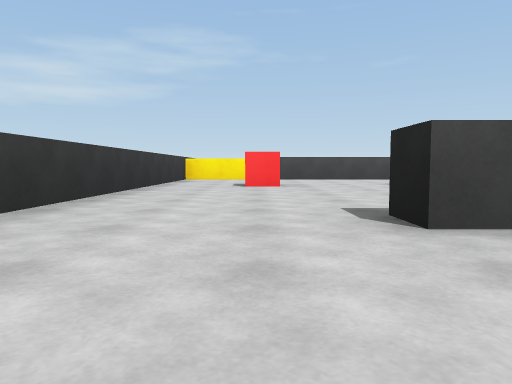
[1] (above)

13 first-person views from a walk through a 3-D level made in the Unity game engine. The camera is 0.58 m above the floor, tilts 4° down and sees 70° across. The floor is counted in squares, 2 m on a side. Each view is taken from the middle of a square. On the plan, view 1 faces up. The plan holds only what a view shows up to about 9 squares ahead; the rest is blank. The place goes on beyond the plan. The player character is not drawn.

[2]
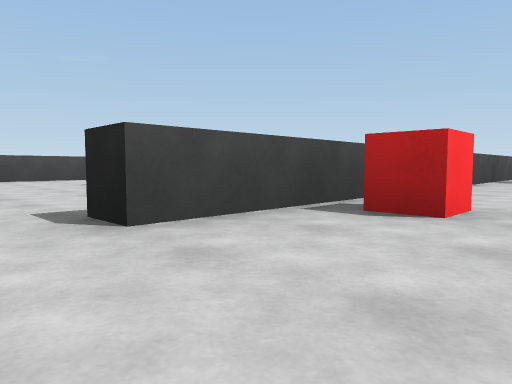

[3]
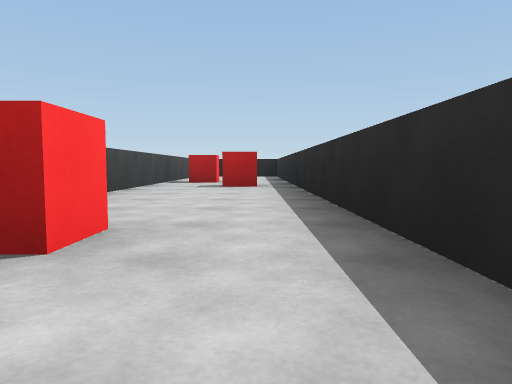

[4]
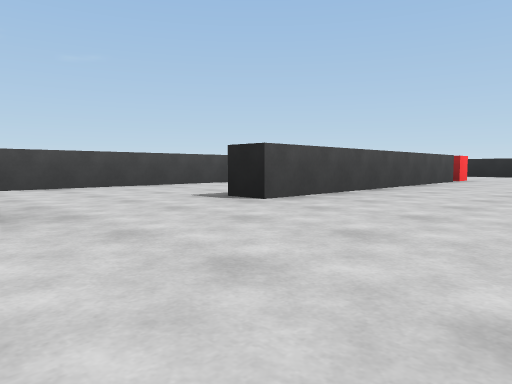

[5]
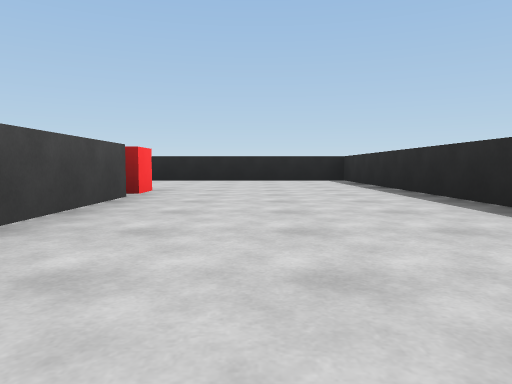

[6]
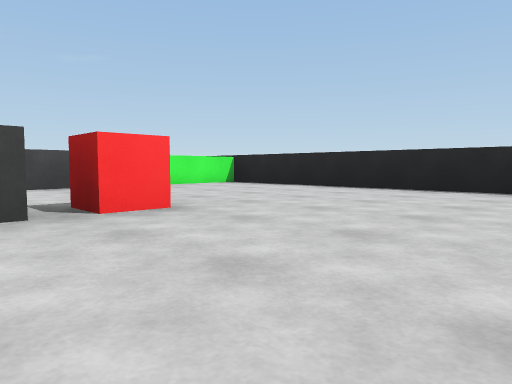

[7]
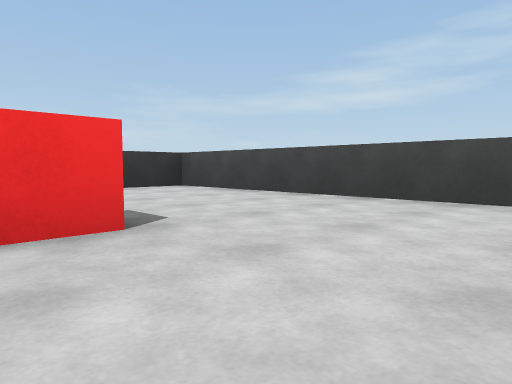

[8]
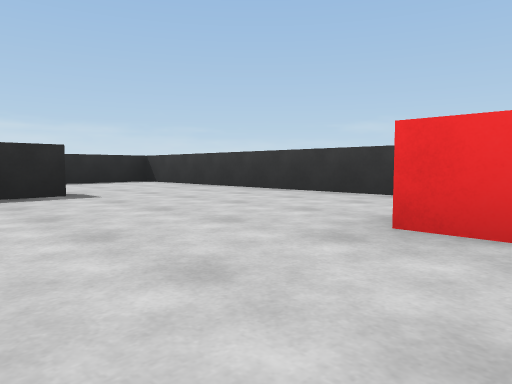

[9]
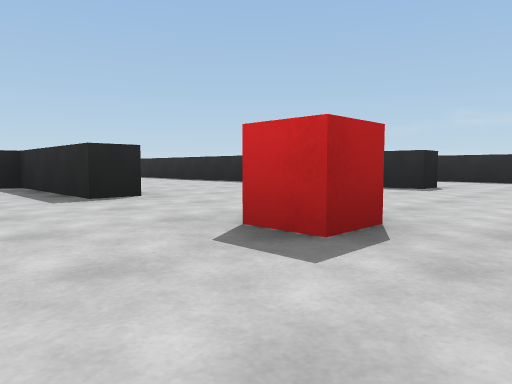

[10]
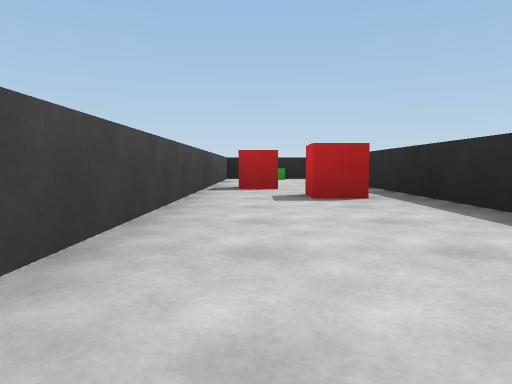

[11]
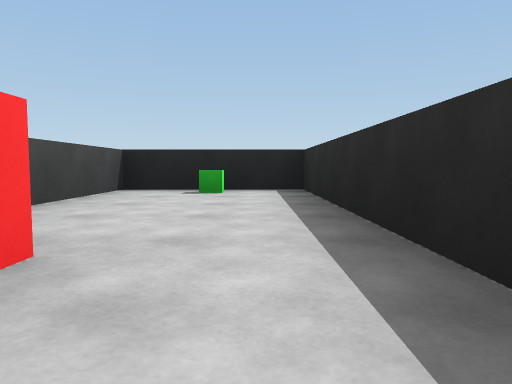

[12]
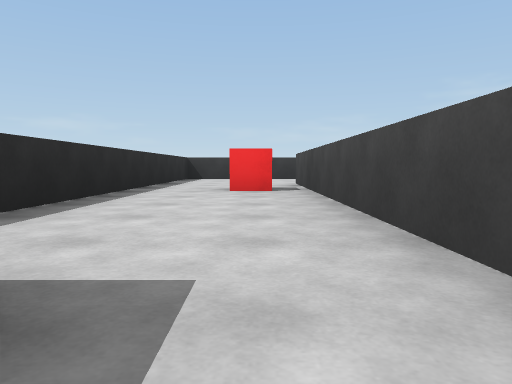

[13]
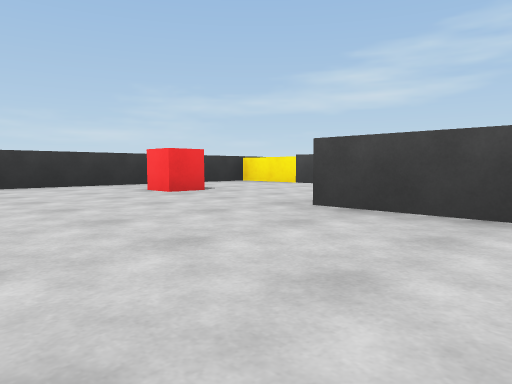

### Floor plan
Ten units are one square. View 1 is at (0, 0); x grows to the right and y downward. Boxes are objects, and circles mark ways between rooms. Rooms are numbered by the first view taken in them; rooms with no view inside come last. Other rooms are left out.
<svg viewBox="-21 -87 142 98">
<path fill="none" stroke="#000" d="M-16 -16 -16 6 116 6 116 -17 8 -17M75 -52 24 -52 24 -57 48 -57M41 -22 116 -22 116 -82 52 -82 52 -71M45 -82 -16 -82 -16 -16M8 -17 8 -22 14 -22"/>
<rect x="15" y="-15" width="10" height="10" fill="#bbb"><title>red cube</title></rect>
<rect x="55" y="-5" width="10" height="10" fill="#bbb"><title>red cube</title></rect>
<rect x="75" y="-15" width="10" height="10" fill="#bbb"><title>red cube</title></rect>
<rect x="105" y="-15" width="10" height="10" fill="#bbb"><title>green cube</title></rect>
<rect x="-5" y="-65" width="10" height="10" fill="#bbb"><title>red cube</title></rect>
<rect x="75" y="-65" width="10" height="10" fill="#bbb"><title>red cube</title></rect>
<circle cx="-5" cy="-20" r="3" fill="#2a7"/>
<text x="50" y="-10">1</text>
<text x="50" y="-50">2</text>
</svg>
Room 1 opens to room 2.

Where each view was taken, in squares from view 1:
view 1: 0 up, 0 right, facing up
view 2: 0 up, 0 right, facing up-right
view 3: 0 up, 1 right, facing right
view 4: 3 up, 0 right, facing up-right
view 5: 4 up, 4 right, facing right
view 6: 3 up, 7 right, facing up-right
view 7: 5 up, 10 right, facing up-left
view 8: 6 up, 2 right, facing down-left
view 9: 7 up, 1 left, facing down-right
view 10: 1 up, 3 right, facing right
view 11: 0 up, 7 right, facing right
view 12: 1 up, 7 right, facing left
view 13: 3 up, 4 right, facing up-left
